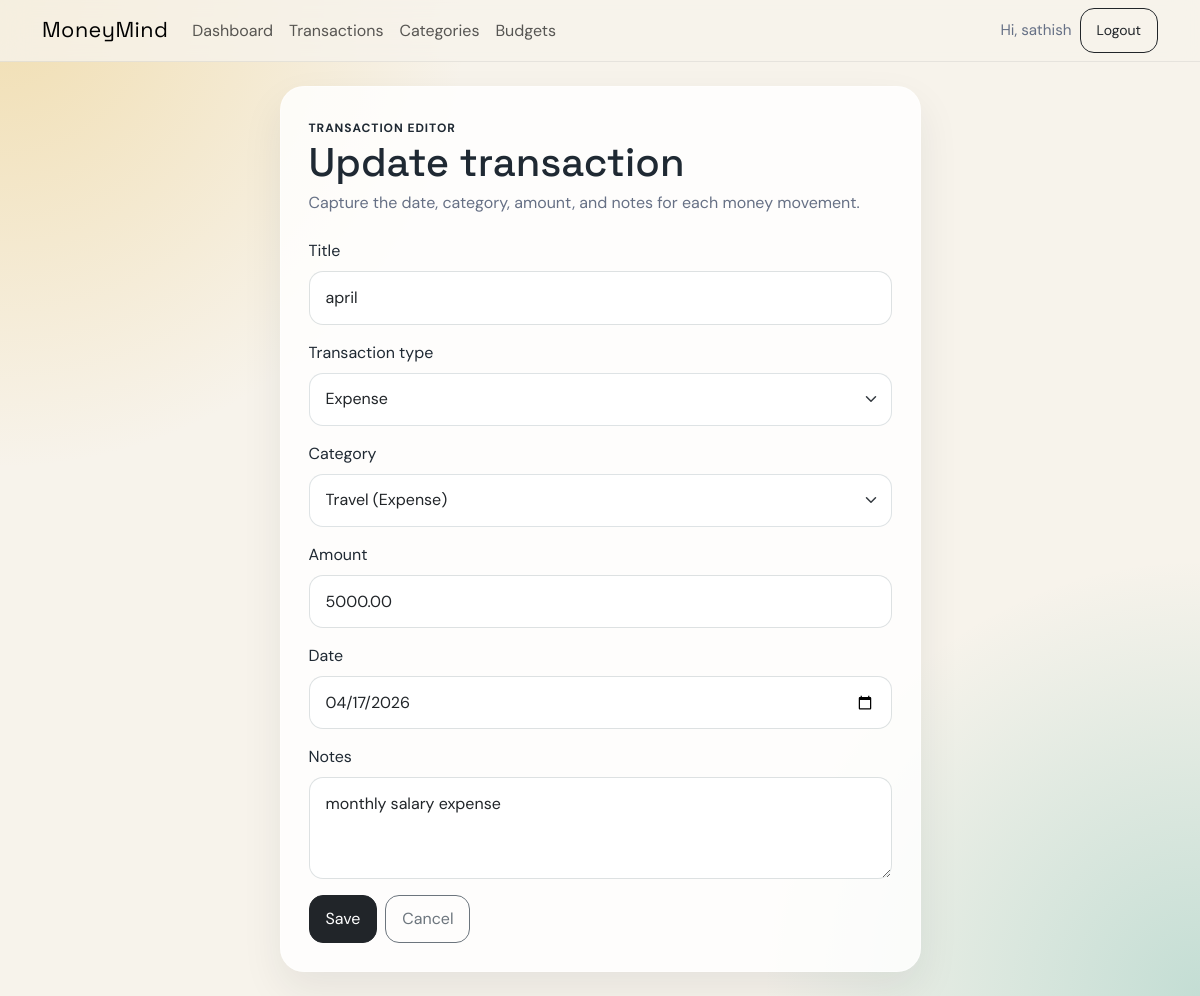
Screenshot of /transactions/2/edit/ (signed in) with the database file from the repository.
### finance/models.py (models this page shows, shortened)
class TimeStampedModel(models.Model):
    created_at = models.DateTimeField(auto_now_add=True)
    updated_at = models.DateTimeField(auto_now=True)
    class Meta:
        abstract = True

class Transaction(TimeStampedModel):
    INCOME = 'income'
    EXPENSE = 'expense'
    TRANSACTION_TYPE_CHOICES = [
        (INCOME, 'Income'),
        (EXPENSE, 'Expense'),
    ]
    user = models.ForeignKey(User, on_delete=models.CASCADE, related_name='transactions')
    category = models.ForeignKey(Category, on_delete=models.CASCADE, related_name='transactions')
    title = models.CharField(max_length=150)
    notes = models.TextField(blank=True)
    date = models.DateField(default=date.today)
    amount = models.DecimalField(max_digits=12, decimal_places=2)
    transaction_type = models.CharField(max_length=10, choices=TRANSACTION_TYPE_CHOICES)
    class Meta:
        ordering = ['-date', '-created_at']

### finance/views.py (the view, shortened to what this page needs)
# urls.py: path('transactions/<int:pk>/edit/', views.TransactionUpdateView.as_view(), name='transaction_edit'),
class TransactionUpdateView(UserOwnedQuerySetMixin, UpdateView):
    model = Transaction
    form_class = TransactionForm
    template_name = 'finance/transaction_form.html'
    success_url = reverse_lazy('transaction_list')
    def get_form_kwargs(self):
        kwargs = super().get_form_kwargs()
        kwargs['user'] = self.request.user
        return kwargs

### finance/forms.py (shortened to what this page needs)
class TransactionForm(StyledModelForm):
    class Meta:
        model = Transaction
        fields = ('title', 'transaction_type', 'category', 'amount', 'date', 'notes')
        widgets = {
            'date': forms.DateInput(attrs={'type': 'date'}),
            'notes': forms.Textarea(attrs={'rows': 3}),
        }
    def __init__(self, *args, **kwargs):
        user = kwargs.pop('user', None)
        super().__init__(*args, **kwargs)
        self.fields['transaction_type'].widget.attrs['class'] = 'form-select'
        self.fields['category'].widget.attrs['class'] = 'form-select'
        if user:
            queryset = Category.objects.filter(user=user)
            selected_type = (
                self.data.get('transaction_type')
                or self.initial.get('transaction_type')
                or getattr(self.instance, 'transaction_type', None)
            )
            if selected_type in {Category.INCOME, Category.EXPENSE}:
                queryset = queryset.filter(category_type=selected_type)
            self.fields['category'].queryset = queryset.order_by('name')

### finance/models.py (called while the page is built)
    def __str__(self):
        return f'{self.name} ({self.get_category_type_display()})'

### finance/views.py (called while the page is built)
    def get_queryset(self):
        return super().get_queryset().filter(user=self.request.user)

### templates/finance/transaction_form.html (shortened to what this page needs)
{% extends 'base.html' %}
{% block content %}
<div class="row justify-content-center">
    <div class="col-lg-7">
        <div class="content-card">
            <div class="mb-4">
                <span class="eyebrow">Transaction editor</span>
                <h1 class="page-title mb-1">{% if object %}Update transaction{% else %}Add a new transaction{% endif %}</h1>
                <p class="text-muted mb-0">Capture the date, category, amount, and notes for each money movement.</p>
            </div>
            <form method="post" novalidate>
                {% for field in form %}
                    <div class="mb-3">
                        <label class="form-label" for="{{ field.id_for_label }}">{{ field.label }}</label>
                        {{ field }}
                    </div>
                {% endfor %}
                <div class="d-flex gap-2">
                    <button class="btn btn-dark" type="submit">Save</button>
                    <a href="{% url 'transaction_list' %}" class="btn btn-outline-secondary">Cancel</a>
                </div>
            </form>
        </div>
    </div>
</div>
{% endblock %}

### templates/base.html (shortened to what this page needs)
{% load static %}
<!DOCTYPE html>
<html lang="en">
<head>
    <link href="https://cdn.jsdelivr.net/npm/bootstrap@5.3.3/dist/css/bootstrap.min.css" rel="stylesheet">
    <link rel="stylesheet" href="{% static 'css/styles.css' %}">
</head>
<body>
    <div class="page-shell">
        <nav class="navbar navbar-expand-lg finance-nav">
            <div class="container">
                <a class="navbar-brand brand-mark" href="{% url 'dashboard' %}">MoneyMind</a>
                <div class="collapse navbar-collapse" id="navMenu">
                    <ul class="navbar-nav me-auto mb-2 mb-lg-0">
                        {% if user.is_authenticated %}
                            <li class="nav-item"><a class="nav-link" href="{% url 'dashboard' %}">Dashboard</a></li>
                            <li class="nav-item"><a class="nav-link" href="{% url 'transaction_list' %}">Transactions</a></li>
                            <li class="nav-item"><a class="nav-link" href="{% url 'category_list' %}">Categories</a></li>
                            <li class="nav-item"><a class="nav-link" href="{% url 'budget_list' %}">Budgets</a></li>
                        {% endif %}
                    </ul>
                    <div class="d-flex align-items-center gap-2">
                        {% if user.is_authenticated %}
                            <span class="nav-user">Hi, {{ user.username }}</span>
                            <form action="{% url 'logout' %}" method="post" class="m-0">
                                <button class="btn btn-sm btn-outline-dark" type="submit">Logout</button>
                            </form>
                        {% else %}
                            <a class="btn btn-sm btn-outline-dark" href="{% url 'login' %}">Login</a>
                            <a class="btn btn-sm btn-dark" href="{% url 'register' %}">Register</a>
                        {% endif %}
                    </div>
                </div>
            </div>
        </nav>
        <main class="container py-4">
            {% block content %}{% endblock %}
        </main>
    </div>
</body>
</html>

### static/css/styles.css (style rules this page uses)
:root { --bg: #f7f3eb; --panel: rgba(255, 255, 255, 0.82); --ink: #1f2933; --muted: #667085; --line: rgba(31, 41, 51, 0.08); --primary: #264653; --accent: #e9c46a; }
body { background: radial-gradient(circle at top left, rgba(233, 196, 106, 0.45), transparent 30%), radial-gradient(circle at bottom right, rgba(42, 157, 143, 0.25), transparent 28%), var(--bg); color: var(--ink); font-family: 'DM Sans', sans-serif; min-height: 100vh; }
.finance-nav { background: rgba(247, 243, 235, 0.8); backdrop-filter: blur(14px); border-bottom: 1px solid var(--line); }
.brand-mark, .hero-title, .page-title, .section-title { font-family: 'Space Grotesk', sans-serif; }
.brand-mark { font-size: 1.35rem; letter-spacing: 0.02em; }
.nav-user { color: var(--muted); font-size: 0.95rem; }
.hero-panel, .content-card, .auth-card { background: var(--panel); border: 1px solid rgba(255, 255, 255, 0.45); border-radius: 24px; box-shadow: 0 18px 40px rgba(31, 41, 51, 0.08); }
.auth-card, .content-card { padding: 1.75rem; }
.hero-copy, .section-banner p, .text-muted { color: var(--muted) !important; }
.metric-card span, .mini-label, .eyebrow { text-transform: uppercase; letter-spacing: 0.08em; font-size: 0.75rem; font-weight: 700; }
.section-title, .page-title { margin: 0; }
.form-control, .form-select { border-radius: 14px; border-color: rgba(38, 70, 83, 0.15); padding: 0.85rem 1rem; }
.btn { border-radius: 14px; padding: 0.7rem 1rem; }

### rows the page displays
Transaction: form "april" "Expense" "Travel (Expense)" "5000.00" "04/17/2026" "monthly salary expense"

### other values shown
{{ user.username }} "sathish"
{{ field.label }} "Title" "Transaction type" "Category" "Amount" "Date" "Notes"
